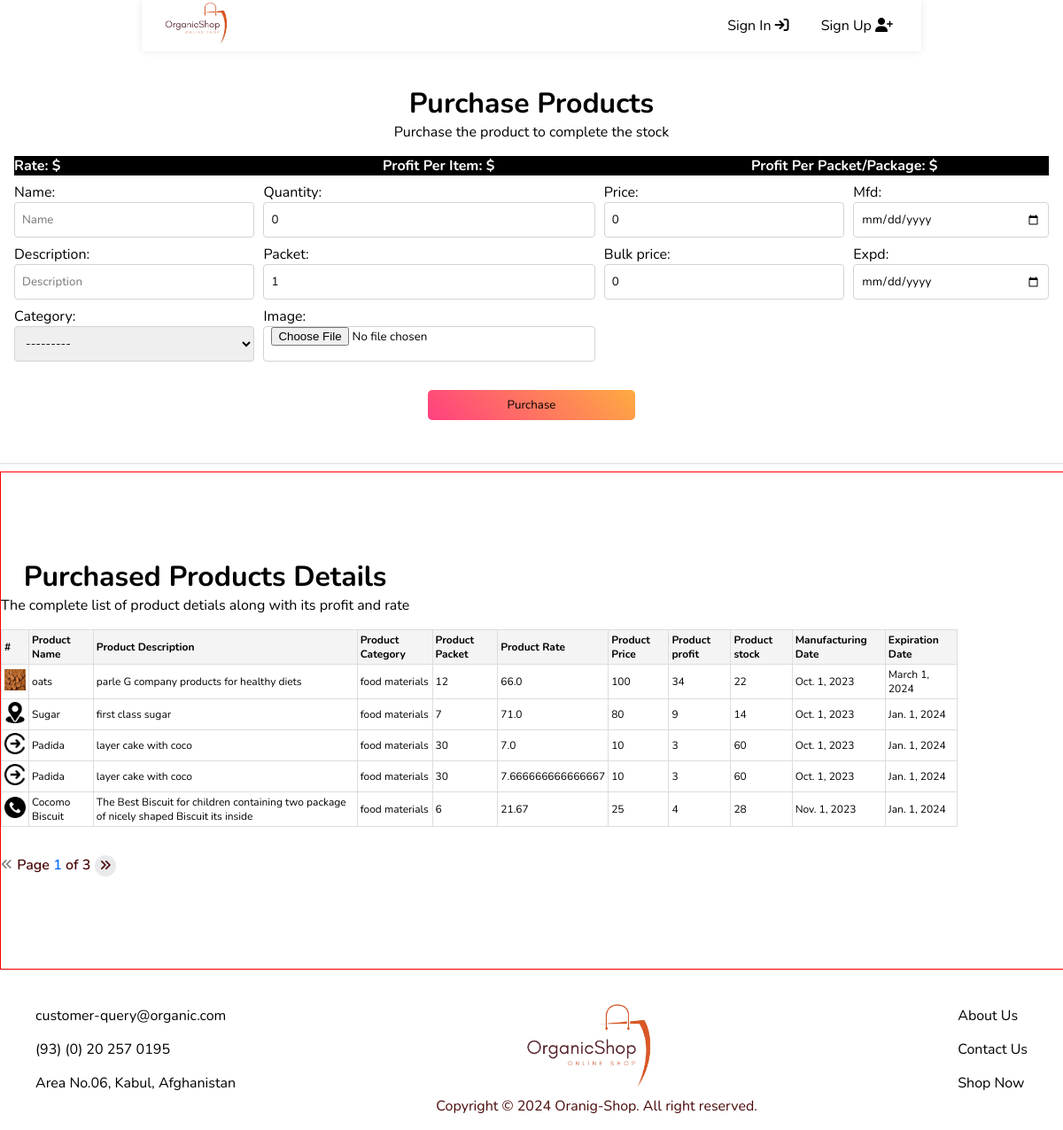
Before: /store/purchase/ with the older database file.
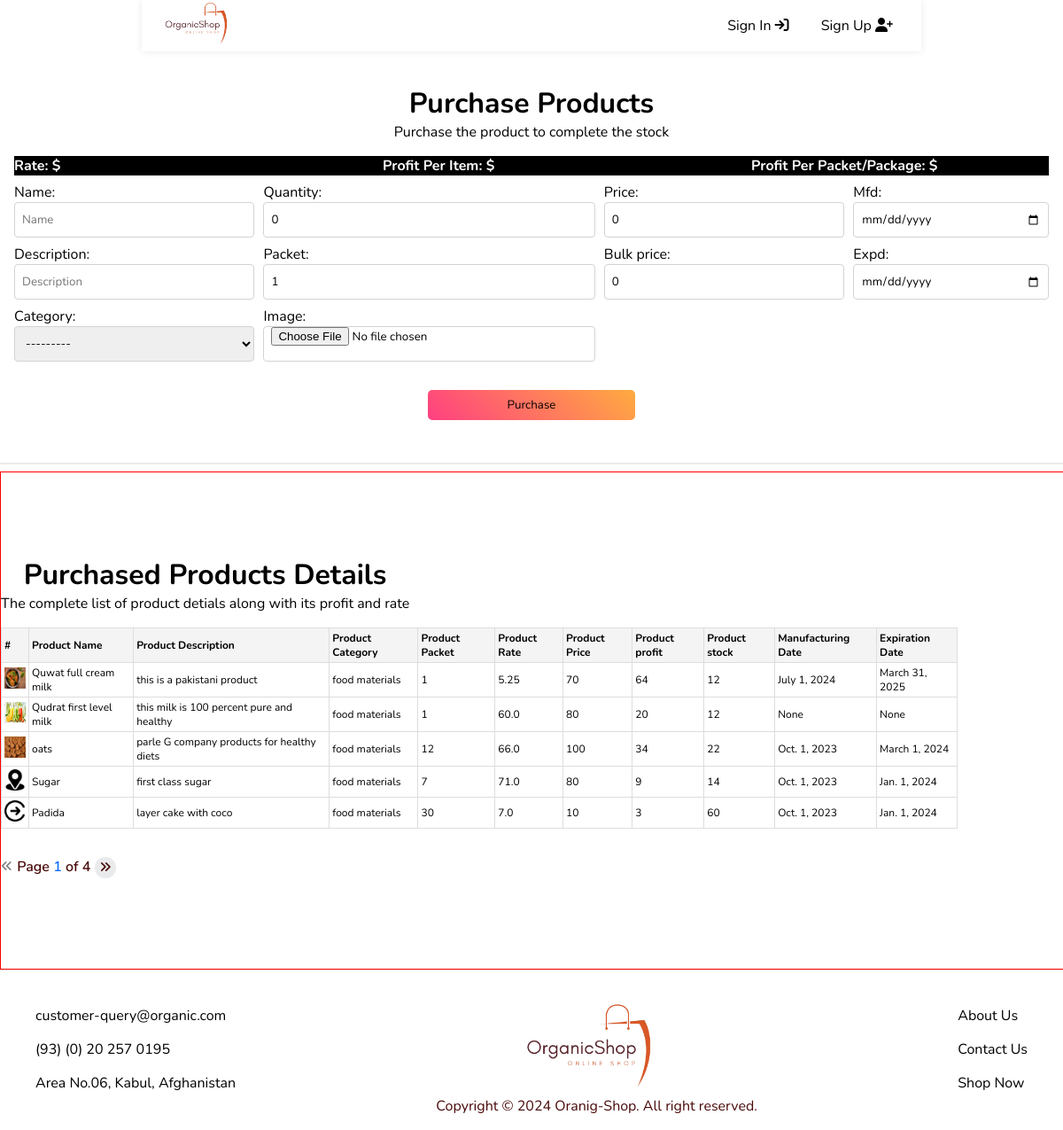
After: the same page with the newer database file.
### store/models.py (models this page shows, shortened)
class Product(models.Model):
    category = models.ForeignKey(Category, on_delete=models.CASCADE)
    user = models.ForeignKey(CustomUser, null=True, on_delete=models.SET_NULL)
    name = models.CharField(max_length=100)
    description = models.CharField(max_length=200)
    price = models.IntegerField(default=0)
    bulk_price = models.IntegerField(default=0)
    quantity = models.IntegerField(default=0)
    rate = models.FloatField(null=True, default=0)
    mfd = models.DateField(null=True, blank=True)
    expd = models.DateField(null=True, blank=True)
    profit = models.IntegerField(null=True,default=0)
    stock = models.IntegerField(null=True,default=0)
    packet = models.IntegerField(default=1)
    image = models.ImageField(default='default.jpg', upload_to='item_images')

class Category(models.Model):
    name = models.CharField(max_length=50)
    description = models.CharField(max_length=200)
    def __str__(self):
        return self.name

### store/views.py (the view, shortened to what this page needs)
# urls.py: path('purchase/', views.purchase, name='purchase'),
def purchase(request):
    purchase_form = PurchaseProductForm()
    product = Product.objects.all().order_by('-id')
    p = Paginator(product, 5 )
    page_number = request.GET.get('page')
    try:
        page_obj = p.get_page(page_number)
    except PageNotAnInteger:
        page_obj = p.page(1)
    except EmptyPage:
        page_obj = p.page(p.num_pages)
    number = []
    for x in range(1, 100,1):
        number.append(x)
    cat = Category.objects.all()
    context = {
        'category':cat,
        'page_obj':page_obj,
        'num':number,
        'form':purchase_form
        }
    return render(request, 'purchase.html', context)

### store/forms.py
class PurchaseProductForm(forms.ModelForm):
    class Meta:
        model = Product
        fields = "__all__"
        exclude = ['user','profit','stock','rate']
        widgets = {
            'mfd':forms.widgets.DateInput(
                attrs={
                    "type": "date",
                }),
            'expd':forms.widgets.DateInput(
                attrs={
                    "type": "date",
                })
        }
    def __init__(self, *args, **kwargs):
        super(PurchaseProductForm, self).__init__(*args, **kwargs)
        for visible in self.visible_fields():
            visible.field.widget.attrs['class']="form-input"
            visible.field.widget.attrs['placeholder']=visible.field.label

### store/templates/purchase.html (shortened to what this page needs)
{% extends 'main/base.html' %}
{% load static %}
{% block content %}
<div class="purchase-page">
    <div class="heading">
        <h1 class="title">Purchase Products</h1>
        <p class="text">Purchase the product to complete the stock</p>
    </div>
    <div class="purchase-holder">
        <div class="calculation-container">
            <div>
                <strong>Rate: $ </strong>
            </div>
            <div>
                <strong>Profit Per Item: $ </strong>
            </div>
            <div>
                <strong>Profit Per Packet/Package: $ </strong>
            </div>
        </div>
        <form action="{% url 'store:purchase' %}" method="POST" enctype="multipart/form-data">
            <div class="form-fields">
                <div class="product-info">
                    <label class="form-label">{{form.name.label_tag}}</label>
                    {{form.name}}
                    <label class="form-label">{{form.description.label_tag}}</label>
                    {{form.description}}
                    <label class="form-label">{{form.category.label_tag}}</label>
                    {{form.category}}
                </div>
                <div class="product-price">
                    <label class="form-label">{{form.quantity.label_tag}}</label>
                    {{form.quantity}}
                    <label class="form-label">{{form.packet.label_tag}}</label>
                    {{form.packet}}
                    <label class="form-label">{{form.image.label_tag}}</label>
                    {{form.image}}
                </div>
                <div class="option-info">
                    <label class="form-label">{{form.price.label_tag}}</label>
                    {{form.price}}
                    <label class="form-label">{{form.bulk_price.label_tag}}</label>
                    {{form.bulk_price}}
                </div>
                <div class="extra-info">
                    <label class="form-label">{{form.mfd.label_tag}}</label>
                    {{form.mfd}}
                    <label class="form-label">{{form.expd.label_tag}}</label>
                    {{form.expd}}
                </div>
            </div>
            <div class="purchase-button">
                <button type="submit" class="btn">Purchase</button>
            </div>
        </form>
    </div>
</div>
<hr>
<div class="detail-container">
    <div class="heading">
        <h1 class="title">Purchased Products Details</h1>
        <p class="text">The complete list of product detials along with its profit and rate</p>
    </div>
    <table class="table">
        <thead>
            <th>#</th>
            <th>Product Name</th>
            <th>Product Description</th>
            <th>Product Category</th>
            <th>Product Packet</th>
            <th>Product Rate</th>
            <th>Product Price</th>
            <th>Product profit</th>
            <th>Product stock</th>
            <th>Manufacturing Date</th>
            <th>Expiration Date</th>
        </thead>
        <tbody>
            {% for item in page_obj.object_list %}
            <tr>
                {% if item.image %}
                    <td><img src="{{item.image.url}}" alt="image" width="24px" height="24px"></td>
                {% elif not item.image %}
                    <td><img src="media/item_images/default.png" width="24px" height="24px"></td>
                {% endif %}
                <td>{{item.name}}</td>
                <td>{{item.description}}</td>
                <td>{{item.category}}</td>
                <td>{{item.packet}}</td>
                <td>{{item.rate}}</td>
                <td>{{item.price}}</td>
                <td>{{item.profit}}</td>
                <td>{{item.stock}}</td>
                <td>{{item.mfd}}</td>
                <td>{{item.expd}}</td>
            </tr>
            {% endfor %}
        </tbody>
    </table>
    <div class="paginator">
        {% if page_obj.has_previous %}
        <a href="?page={{page_obj.previous_page_number}}">
            <small class="active-nav"><i class="fa-solid fa-angles-left"></i></small>
        </a>
        {% else %}
        <small class="not-active-nav"><i class="fa-solid fa-angles-left"></i></small>
        {% endif %}
        <span>Page
            <span class="active-page">{{page_obj.number}}</span> of
            <span>{{page_obj.paginator.num_pages}}</span>
        </span>
        {% if page_obj.has_next %}
        <a href="?page={{page_obj.next_page_number}}" class="tooltip relative">
            <small class="active-nav"><i class="fa-solid fa-angles-right"></i></small>
        </a>
        {% else %}
        <small class="not-active-nav"><i class="fa-solid fa-angles-right"></i></small>
        {% endif %}
    </div>
</div>
{% endblock content %}

### store/templates/main/base.html (shortened to what this page needs)
{% load static %}
<!doctype html>
<html>
<head>
    <link rel="stylesheet" href="https://cdnjs.cloudflare.com/ajax/libs/font-awesome/6.6.0/css/all.min.css"/>
    <link rel="stylesheet" href="https://cdnjs.cloudflare.com/ajax/libs/font-awesome/6.6.0/css/fontawesome.min.css"/>
    <link rel="stylesheet" href="../../static/css/style.css">
</head>
<body>
    {% include 'includes/navbar.html' %}
    {% block content %}
    {% endblock content %}
    {% include 'includes/footer.html' %}
</body>
</html>

### store/templates/includes/navbar.html (shortened to what this page needs)
{% load static %}
<div class="navbar">
    <div class="navbar-content">
        <div class="logo-holder">
            <a href="{% url 'home' %}">
                <img src="{% static 'image/logo.png' %}" class="logo-image" alt="">
            </a>
        </div>
        <div class="menu-item">
            <ul class="menu-content">
                {% if user.is_authenticated %}
                <li class="nav-link">
                    <a href="{% url 'store:cart_detail' %}" class="cart-badge-holder">
                        <i class="fa-solid fa-bag-shopping"></i>
                        <span class="cart-badge" id="num_item">{{num_item}}</span>
                    </a>
                </li>
                <li class="nav-link"><a href="{% url 'store:purchase' %}" ><i class="fa-solid fa-cart-plus"></i>&nbsp;Purchase</a></li>
                <li class="nav-link"><a href="{% url 'store:sales' %}"><i class="fa-solid fa-cart-shopping"></i>&nbsp;Sales</a></li>
                <li class="nav-link"><a href="{% url 'store:product' %}"><i class="fa-solid fa-box-open"></i>&nbsp;Products</a></li>
                <li class="sub-menu-handler">
                    <span class="">{{user}}</span>
                    <div class="sub-menu not-active">
                        <a href="{% url 'store:stock' %}" class="item">Stock</a>
                        <a href="#" class="item">finance</a>
                        <a href="{% url 'store:sale_info' %}" class="item">Sales info </a>
                        <a href="#" class="item">profile</a>
                        <a class="item" href="{% url 'store:signout' %}">logout</a>
                    </div>
                </li>
                {% else %}
                <li class="nav-link"><a href="{% url 'store:signin' %}">Sign In&nbsp;<i class="fa-solid fa-arrow-right-to-bracket"></i></a></li>
                <li class="nav-link"><a href="{% url 'store:signup' %}">Sign Up&nbsp;<i class="fa-solid fa-user-plus"></i></a></li>
                {% endif %}
            </ul>
        </div>
    </div>
</div>

### store/templates/includes/footer.html (shortened to what this page needs)
{% load static %}
<div class="footer">
    <div class="footer-container">
        <div class="social-link">
            <ul class="unorder-list">
                <li class="option">
                    customer-query@organic.com
                </li>
                <li class="option">
                    (93) (0) 20 257 0195
                </li>
                <li class="option">
                    Area No.06, Kabul, Afghanistan
                </li>
            </ul>
        </div>
        <div class="image-holder">
            <img src="{% static 'image/logo.png' %}" class="logo-image-footer" alt="">
            <div class="heading">
                <p class="text">Copyright &copy; <span id="year"></span>
                    Oranig-Shop. All right reserved.
                </p>
            </div>
        </div>
        <div class="menu-list">
            <ul class="unorder-list">
                <li class="option">About Us</li>
                <li class="option"> Contact Us</li>
                <li class="option"> Shop Now</li>
            </ul>
        </div>
    </div>
</div>

### store/static/css/style.css (style rules this page uses)
.detail-container { display: flex; flex-direction: column; flex-wrap: wrap; justify-content: center; align-items: first baseline; width: 100%; height: 70vh; border: 1px solid red; }
.table { overflow-x: auto; font-size: 12px; }
table { width: 90%; border-collapse: collapse; }
th, td { padding: 3px; text-align: left; border: 1px solid #ddd; }
th { background-color: #f4f4f4; }
* { font-family: "Nunito", sans-serif; font-optical-sizing: auto; font-style: normal; }
body { margin: 0px; padding: 0px; width: auto; height: 100%; }
a { text-decoration: none; color: inherit; }
.logo-image { width: 100px; height: auto; -o-object-fit: cover; object-fit: cover; padding: 0px; margin: 0px; }
.logo-image-footer { width: 200px; height: auto; -o-object-fit: cover; object-fit: cover; padding: 0px; margin: 0px; }
.image-holder { text-align: center; }
.navbar { padding: 0px; margin: 0px; box-shadow: 0 0 8px #E9EAEC; }
@media (min-width: 1024px) { .navbar { margin: 0rem 10rem; } }
@media (min-width: 1024px) { .navbar .navbar-content { display: flex; flex-direction: row; justify-content: space-between; align-items: center; margin: 0px; padding: 0rem 1rem; } }
@media (min-width: 1024px) { .navbar .menu-content { display: inline-block; list-style-type: none; margin: 0px; padding: 0px; } }
@media (min-width: 1024px) { .navbar .menu-content .nav-link { display: inline-block; padding: 0rem 1rem; } }
.btn { background-image: linear-gradient(45deg, #ff4081, #ffab40); padding: 8px; border: none; width: 100%; border-radius: 5px; background-color: transparent; transition: background-image 0.5s ease; }
.footer { width: 100%; height: 100%; border-top: 1px solid #E9EAEC; }
.footer .heading .text { text-align: center; color: rgb(73, 9, 9); }
.footer .footer-container { display: flex; flex-direction: row; flex-wrap: wrap; justify-content: space-between; margin: 2rem 2rem 0rem 2rem; }
.unorder-list { list-style-type: none; margin: 0px; padding: 0px; }
.unorder-list .option { padding: 0.5rem; }
.form-label { display: block; margin-top: 8px; }
.form-input { width: 100%; height: 40px; padding: 0px 8px; border: 1px solid lightgray; border-radius: 4px; box-sizing: border-box; }
strong { text-transform: capitalize; }
.heading { text-align: center; }
.heading .title { margin-bottom: 0px; }
.heading .text { margin-top: 0px; }
.purchase-page { display: flex; flex-direction: column; flex-wrap: wrap; margin: 1rem; }
.form-fields { display: flex; flex-wrap: wrap; gap: 10px; flex-direction: row; justify-content: center; }
.form-fields > * { flex-grow: 1; flex-shrink: 1; }
.purchase-button { margin: 2rem auto; width: 20%; text-align: center; }
.calculation-container { display: flex; flex-direction: row; flex-wrap: nowrap; gap: 5rem; justify-content: center; align-items: center; background-color: black; color: white; }
.calculation-container > * { flex-shrink: 1; flex-grow: 1; flex-basis: 8rem; max-width: 22rem; width: 100%; }
.paginator { font-weight: 600; color: rgb(73, 9, 9); display: flex; flex-direction: row; gap: 5px; justify-content: center; align-items: center; margin: 2rem 0rem; }
.active-nav { padding: 3px 5px; background-color: #E9EAEC; border-radius: 50%; transition: color 0.3s; }
.active-page { color: #0d6efd; }
.not-active-nav { color: gray; }
hr { border: 1px solid #E9EAEC; }

Changed rows visible on the page:
no longer on this page (row unchanged): Product: image (picture), name "Padida", description "layer cake with coco", category "food materials", packet "30", rate "7.666666666666667", price "10", profit "3", stock "60", mfd "Oct. 1, 2023", expd "Jan. 1, 2024"
no longer on this page (row unchanged): Product: image (picture), name "Cocomo Biscuit", description "The Best Biscuit for children containing two package of nicely shaped Biscuit its inside", category "food materials", packet "6", rate "21.67", price "25", profit "4", stock "28", mfd "Nov. 1, 2023", expd "Jan. 1, 2024"
added Product: image (picture), name "Quwat full cream milk", description "this is a pakistani product", category "food materials", packet "1", rate "5.25", price "70", profit "64", stock "12", mfd "July 1, 2024", expd "March 31, 2025"
added Product: image (picture), name "Qudrat first level milk", description "this milk is 100 percent pure and healthy", category "food materials", packet "1", rate "60.0", price "80", profit "20", stock "12", mfd "None", expd "None"
Other visible differences:
{{ page_obj.paginator.num_pages }}: "3" → "4"
